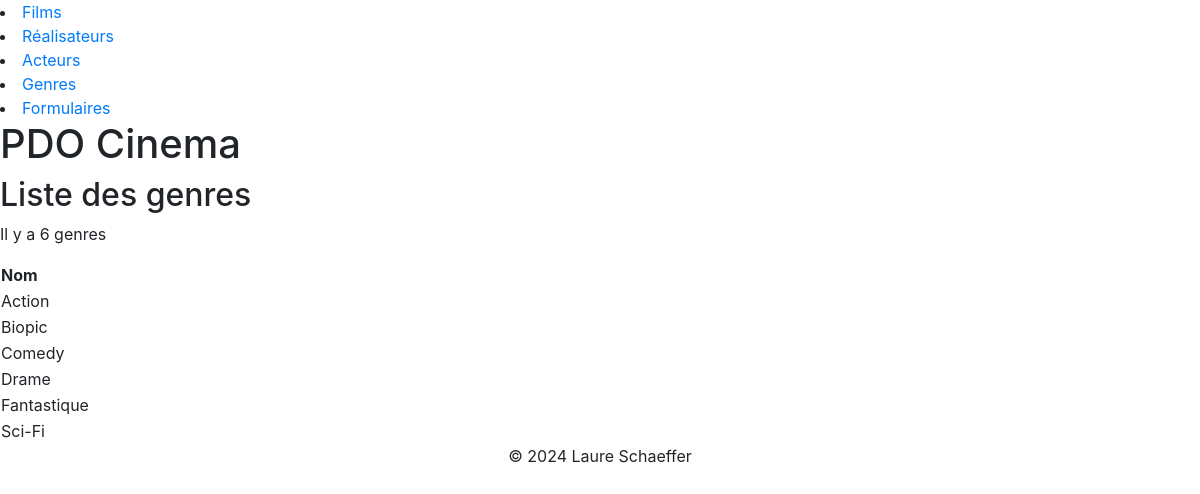
Screenshot of /index.php?action=listGenres with the database file from the repository.
### tables this page shows
CREATE TABLE IF NOT EXISTS `genre` (
  `id_genre` int NOT NULL AUTO_INCREMENT,
  `nom` varchar(50) DEFAULT NULL,
  PRIMARY KEY (`id_genre`)
);

### controller/CinemaController.php (called while the page is built, shortened)
<?php
class CinemaController {
    public function listGenres(){
        $pdo = Connect::seConnecter();
        $requeteLsGenre = $pdo->query(
            "SELECT nom
            FROM genre
            ORDER BY nom"
        );
        require "view/listeGenres.php";
    }
}

### view/listeGenres.php (the view, shortened to what this page needs)
<p class="uk-label uk-label-warning"> Il y a <?= $requeteLsGenre->rowCount() ?> genres </p>
<table class="uk-table uk-table-striped">
    <thead>
        <tr>
            <th>Nom</th>
        </tr>
    </thead>
    <tbody>
        <?php
        foreach($requeteLsGenre->fetchAll() as $genre) { ?>
        <tr>
            <td><?= $genre["nom"] ?></td>
        </tr>
        <?php } ?>
    </tbody>
</table>
<?php
require_once "view/template.php";

### rows the page displays
genre: nom "Action"
genre: nom "Biopic"
genre: nom "Comedy"
genre: nom "Drame"
genre: nom "Fantastique"
genre: nom "Sci-Fi"

### other values shown
$titre_secondaire "Liste des genres"
$requeteLsGenre->rowCount() "6"
